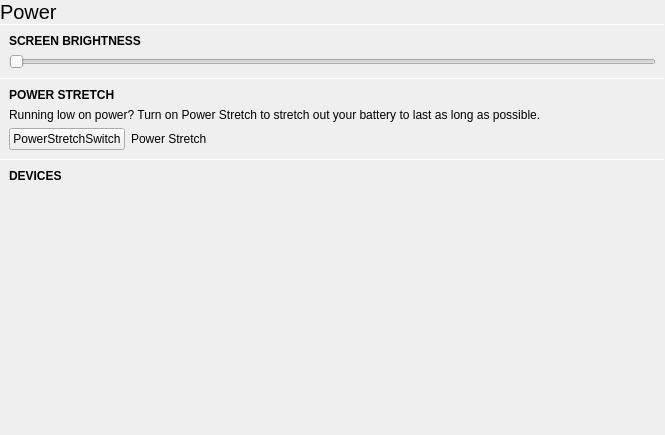
<?xml version="1.0" encoding="UTF-8"?>
<ui version="4.0">
 <class>PowerPane</class>
 <widget class="QWidget" name="PowerPane">
  <property name="geometry">
   <rect>
    <x>0</x>
    <y>0</y>
    <width>665</width>
    <height>435</height>
   </rect>
  </property>
  <property name="windowTitle">
   <string notr="true">Form</string>
  </property>
  <layout class="QVBoxLayout" name="verticalLayout">
   <property name="spacing">
    <number>0</number>
   </property>
   <property name="leftMargin">
    <number>0</number>
   </property>
   <property name="topMargin">
    <number>0</number>
   </property>
   <property name="rightMargin">
    <number>0</number>
   </property>
   <property name="bottomMargin">
    <number>0</number>
   </property>
   <item>
    <widget class="QLabel" name="label">
     <property name="font">
      <font>
       <pointsize>15</pointsize>
      </font>
     </property>
     <property name="text">
      <string>Power</string>
     </property>
     <property name="margin">
      <number>9</number>
     </property>
    </widget>
   </item>
   <item>
    <widget class="Line" name="line">
     <property name="maximumSize">
      <size>
       <width>16777215</width>
       <height>1</height>
      </size>
     </property>
     <property name="orientation">
      <enum>Qt::Horizontal</enum>
     </property>
    </widget>
   </item>
   <item>
    <widget class="QScrollArea" name="scrollArea">
     <property name="frameShape">
      <enum>QFrame::NoFrame</enum>
     </property>
     <property name="widgetResizable">
      <bool>true</bool>
     </property>
     <widget class="QWidget" name="scrollAreaWidgetContents">
      <property name="geometry">
       <rect>
        <x>0</x>
        <y>0</y>
        <width>665</width>
        <height>392</height>
       </rect>
      </property>
      <layout class="QVBoxLayout" name="verticalLayout_2">
       <property name="spacing">
        <number>0</number>
       </property>
       <property name="leftMargin">
        <number>0</number>
       </property>
       <property name="topMargin">
        <number>0</number>
       </property>
       <property name="rightMargin">
        <number>0</number>
       </property>
       <property name="bottomMargin">
        <number>0</number>
       </property>
       <item>
        <widget class="QWidget" name="widget" native="true">
         <layout class="QVBoxLayout" name="verticalLayout_3">
          <item>
           <widget class="QLabel" name="label_2">
            <property name="font">
             <font>
              <weight>75</weight>
              <bold>true</bold>
             </font>
            </property>
            <property name="text">
             <string>SCREEN BRIGHTNESS</string>
            </property>
           </widget>
          </item>
          <item>
           <widget class="QSlider" name="brightnessSlider">
            <property name="enabled">
             <bool>false</bool>
            </property>
            <property name="orientation">
             <enum>Qt::Horizontal</enum>
            </property>
           </widget>
          </item>
         </layout>
        </widget>
       </item>
       <item>
        <widget class="Line" name="line_2">
         <property name="maximumSize">
          <size>
           <width>16777215</width>
           <height>1</height>
          </size>
         </property>
         <property name="orientation">
          <enum>Qt::Horizontal</enum>
         </property>
        </widget>
       </item>
       <item>
        <layout class="QGridLayout" name="gridLayout">
         <property name="leftMargin">
          <number>9</number>
         </property>
         <property name="topMargin">
          <number>9</number>
         </property>
         <property name="rightMargin">
          <number>9</number>
         </property>
         <property name="bottomMargin">
          <number>9</number>
         </property>
         <property name="spacing">
          <number>6</number>
         </property>
         <item row="2" column="0">
          <widget class="tSwitch" name="powerStretchSwitch">
           <property name="text">
            <string notr="true">PowerStretchSwitch</string>
           </property>
          </widget>
         </item>
         <item row="2" column="1">
          <widget class="QLabel" name="label_5">
           <property name="sizePolicy">
            <sizepolicy hsizetype="Expanding" vsizetype="Preferred">
             <horstretch>0</horstretch>
             <verstretch>0</verstretch>
            </sizepolicy>
           </property>
           <property name="text">
            <string>Power Stretch</string>
           </property>
          </widget>
         </item>
         <item row="0" column="0" colspan="2">
          <widget class="QLabel" name="label_3">
           <property name="font">
            <font>
             <weight>75</weight>
             <bold>true</bold>
            </font>
           </property>
           <property name="text">
            <string>POWER STRETCH</string>
           </property>
          </widget>
         </item>
         <item row="1" column="0" colspan="2">
          <widget class="QLabel" name="label_4">
           <property name="text">
            <string>Running low on power? Turn on Power Stretch to stretch out your battery to last as long as possible.</string>
           </property>
           <property name="wordWrap">
            <bool>true</bool>
           </property>
          </widget>
         </item>
        </layout>
       </item>
       <item>
        <widget class="Line" name="line_3">
         <property name="maximumSize">
          <size>
           <width>16777215</width>
           <height>1</height>
          </size>
         </property>
         <property name="orientation">
          <enum>Qt::Horizontal</enum>
         </property>
        </widget>
       </item>
       <item>
        <layout class="QVBoxLayout" name="devicesLayout">
         <property name="spacing">
          <number>6</number>
         </property>
         <property name="leftMargin">
          <number>9</number>
         </property>
         <property name="topMargin">
          <number>9</number>
         </property>
         <property name="rightMargin">
          <number>9</number>
         </property>
         <property name="bottomMargin">
          <number>9</number>
         </property>
         <item>
          <widget class="QLabel" name="label_6">
           <property name="font">
            <font>
             <weight>75</weight>
             <bold>true</bold>
            </font>
           </property>
           <property name="text">
            <string>DEVICES</string>
           </property>
          </widget>
         </item>
        </layout>
       </item>
       <item>
        <spacer name="verticalSpacer">
         <property name="orientation">
          <enum>Qt::Vertical</enum>
         </property>
         <property name="sizeHint" stdset="0">
          <size>
           <width>20</width>
           <height>40</height>
          </size>
         </property>
        </spacer>
       </item>
      </layout>
     </widget>
    </widget>
   </item>
  </layout>
 </widget>
 <customwidgets>
  <customwidget>
   <class>tSwitch</class>
   <extends>QPushButton</extends>
   <header location="global">tswitch.h</header>
  </customwidget>
 </customwidgets>
 <resources/>
 <connections/>
</ui>
